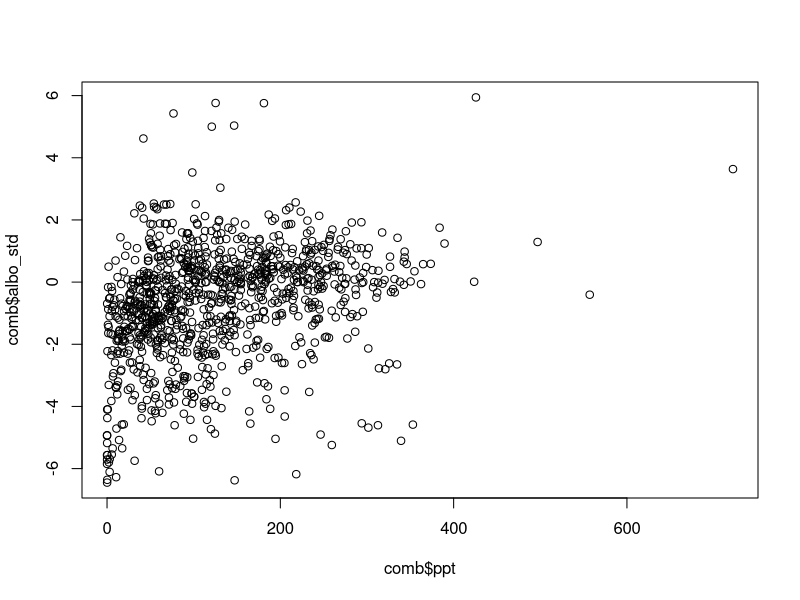
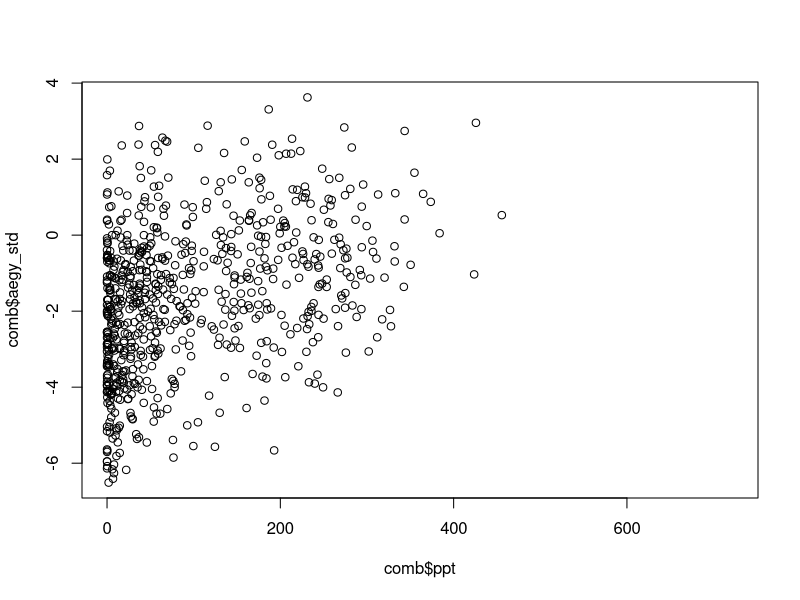
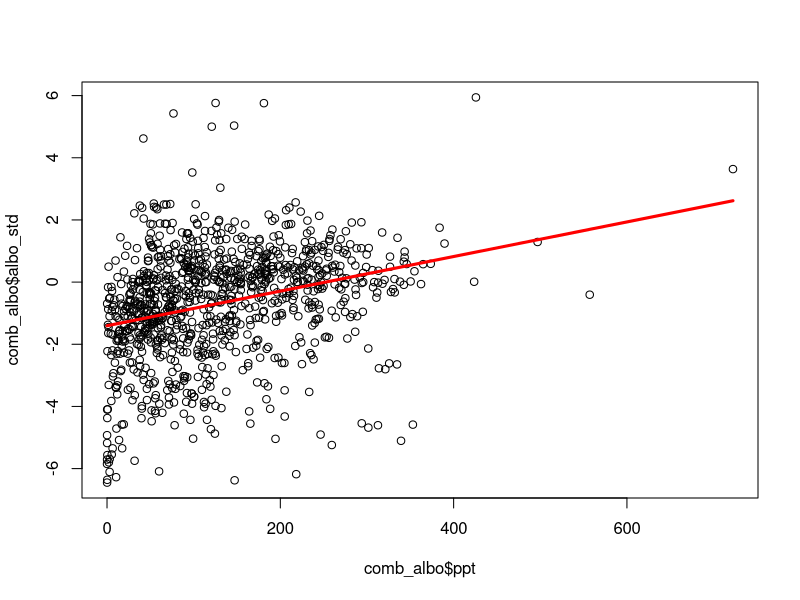
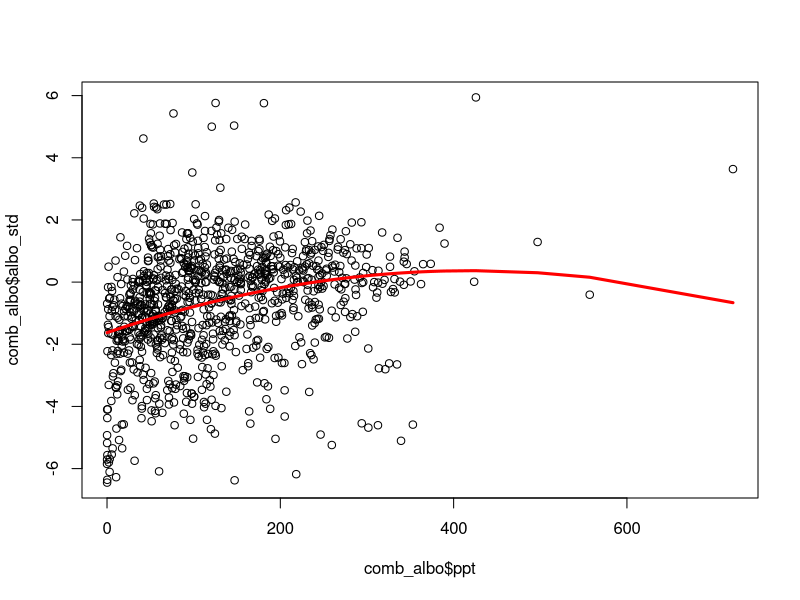
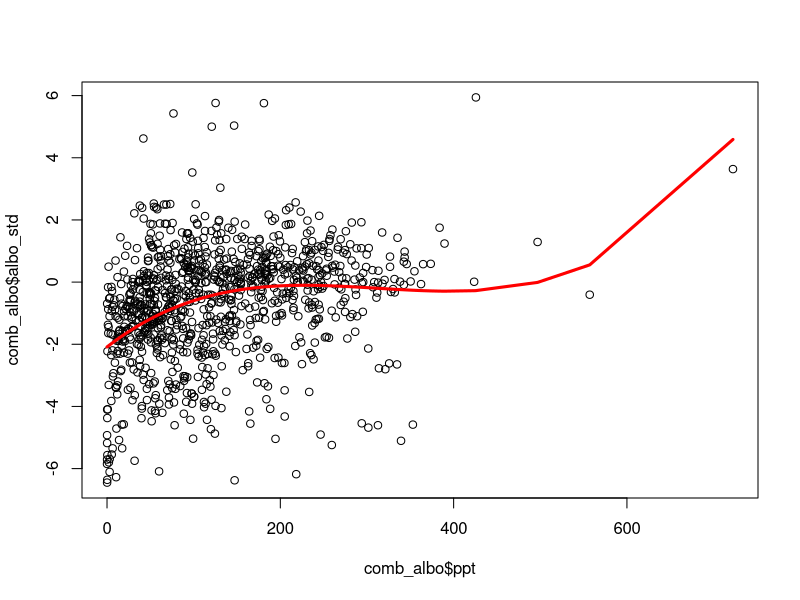
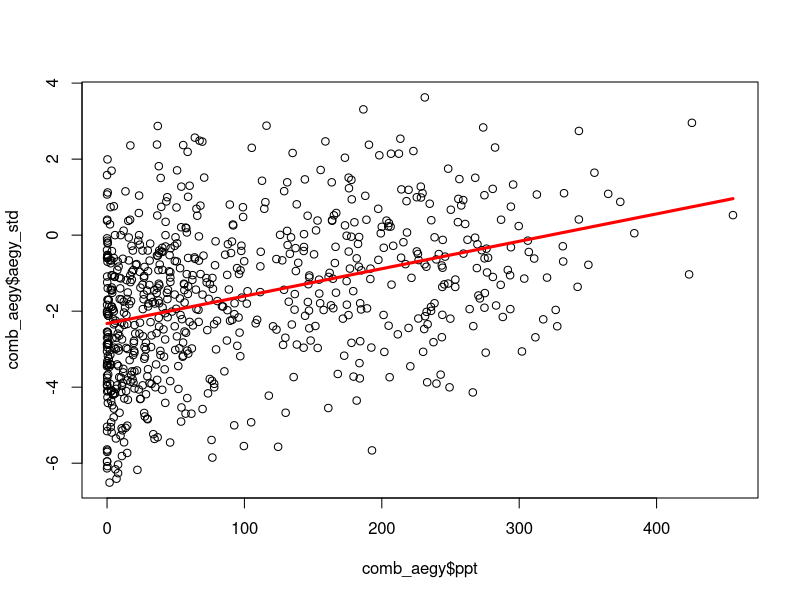
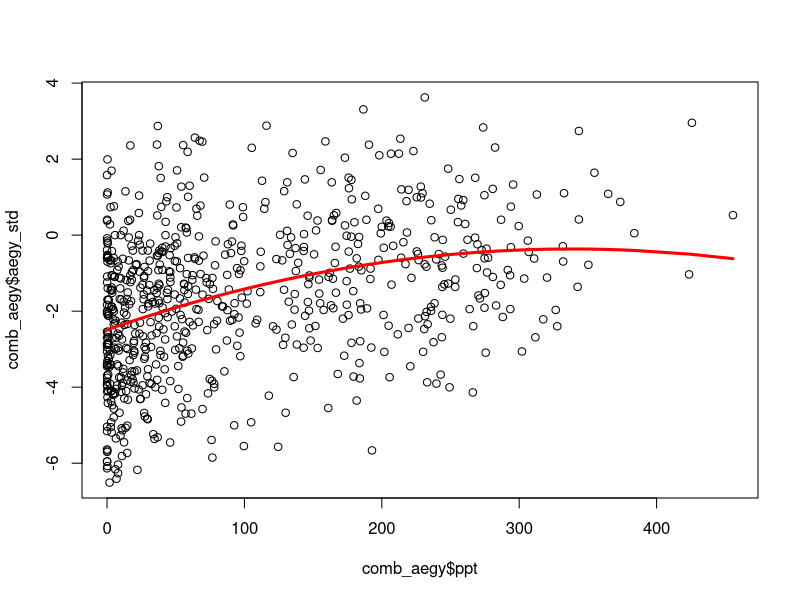
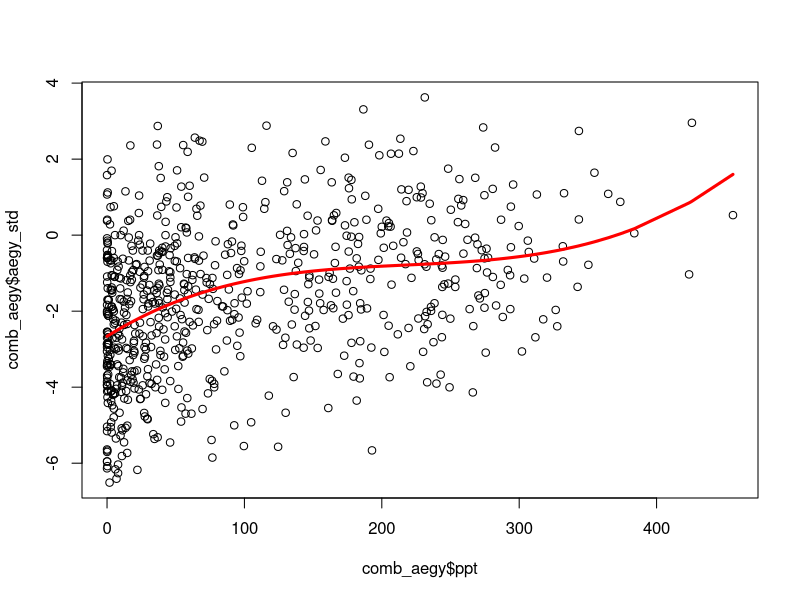

Generate these figures, in order, with R: (Note: this script raises an error after producing the figures.)


setwd("C:/Users/James/Desktop/mathbio")



# import count data
comb          <- read.csv("data/comb.csv")


comb <- subset(comb, trap_type == "CO2")

# drop columns and rename rows
comb <- comb[-c(8,9,10,14,15)]
rownames(comb) <- 1:nrow(comb)

# reorder
comb_points <- comb[c(2,4,6,7)]

# drop dublicates
which(duplicated(comb_points))
comb[ which(duplicated(comb_points)),   ]
comb <- comb[complete.cases(comb),]



# import climate data
counties_clim <- read.csv("data/counties_clim.csv")


# match climate to count
combGEOID <- comb$GEOID
combyear  <- comb$year
combmonth <- comb$month

climGEOID <- counties_clim$GEOID
climyear  <- counties_clim$year
climmonth <- counties_clim$month

combppt   <- c()
combtmean <- c()

climppt   <- counties_clim$ppt
climtmean <- counties_clim$tmean

for(i in 1:nrow(comb)){
  for(j in 1:nrow(counties_clim)){
    
    if(combGEOID[i] == climGEOID[j] &
       combyear[i]  == climyear[j] &
       combmonth[i] == climmonth[j]){
      
      combppt[i]   <- climppt[j]
      combtmean[i] <- climtmean[j]
    }
  }
} # 11:44 11:46  453    #11:52 done


comb$ppt <- combppt
comb$tmean <- combtmean

#____________________________________________________________

comb$albo_std <- log((comb$num_albopictus_collected/comb$num_trap_nights))
comb$aegy_std <- log((comb$num_aegypti_collected/comb$num_trap_nights))

# remove inf values for each species
comb_albo <- comb[!is.infinite(comb$albo_std),]
comb_aegy <- comb[!is.infinite(comb$aegy_std),]

# remove 0 precip, causes trouble later with logs
comb_albo <- comb_albo[ comb_albo$ppt != 0,]
comb_aegy <- comb_aegy[ comb_aegy$ppt != 0,]

plot(comb$ppt, comb$albo_std)
plot(comb$ppt, comb$aegy_std)
#___________________________________________________________
#       polynomial 

plot(comb_albo$ppt, comb_albo$albo_std)
albo_p1 <- lm(  comb_albo$albo_std ~ poly(comb_albo$ppt, 1)  )
test <- data.frame(x = comb_albo$ppt, y = predict(albo_p1))
test <- test[order(test$x),]
lines( test$x, test$y, col = "red", lwd = 3, type = "l")

plot(comb_albo$ppt, comb_albo$albo_std)
albo_p2 <- lm(  comb_albo$albo_std ~ poly(comb_albo$ppt, 2)  )
test <- data.frame(x = comb_albo$ppt, y = predict(albo_p2))
test <- test[order(test$x),]
lines( test$x, test$y, col = "red", lwd = 3, type = "l")

plot(comb_albo$ppt, comb_albo$albo_std)
albo_p3 <- lm(  comb_albo$albo_std ~ poly(comb_albo$ppt, 3)  )
test <- data.frame(x = comb_albo$ppt, y = predict(albo_p3))
test <- test[order(test$x),]
lines( test$x, test$y, col = "red", lwd = 3, type = "l")

#----------------------------------------------------------


plot(comb_aegy$ppt, comb_aegy$aegy_std)
aegy_p1 <- lm(  comb_aegy$aegy_std ~ poly(comb_aegy$ppt, 1)  )
test <- data.frame(x = comb_aegy$ppt, y = predict(aegy_p1))
test <- test[order(test$x),]
lines( test$x, test$y, col = "red", lwd = 3, type = "l")

plot(comb_aegy$ppt, comb_aegy$aegy_std)
aegy_p2 <- lm(  comb_aegy$aegy_std ~ poly(comb_aegy$ppt, 2)  )
test <- data.frame(x = comb_aegy$ppt, y = predict(aegy_p2))
test <- test[order(test$x),]
lines( test$x, test$y, col = "red", lwd = 3, type = "l")

plot(comb_aegy$ppt, comb_aegy$aegy_std)
aegy_p3 <- lm(  comb_aegy$aegy_std ~ poly(comb_aegy$ppt, 3)  )
test <- data.frame(x = comb_aegy$ppt, y = predict(aegy_p3))
test <- test[order(test$x),]
lines( test$x, test$y, col = "red", lwd = 3, type = "l")

#___________________________________________________________
#                LOESS

plot(comb_albo$ppt, comb_albo$albo_std)
albo_lw1 <- loess(comb_albo$albo_std ~ comb_albo$ppt, 
              degree = 1, 
              control=loess.control(surface = "direct"))
albo_test <- data.frame(x = comb_albo$ppt, y = predict(albo_lw1))
albo_test <- albo_test[order(albo_test$x),]
lines( albo_test$x, albo_test$y, col = "red", lwd = 3 )

library(gamm4)
plot(comb_albo$ppt, comb_albo$albo_std)
albo_g1 <- gamm4(albo_std ~ s(X) + ppt, data = comb_albo)
albo_testg <- data.frame(x = comb_albo$ppt, y = predict(albo_g1$gam))
albo_testg <- albo_testg[order(albo_testg$x),]
lines( albo_testg$x, albo_testg$y, col = "red", lwd = 3 )


plot(comb_albo$ppt, comb_albo$albo_std)
albo_lw2 <- loess(comb_albo$albo_std ~ comb_albo$ppt, 
                  degree = 2, 
                  control=loess.control(surface = "direct"))
test <- data.frame(x = comb_albo$ppt, y = predict(albo_lw2))
test <- test[order(test$x),]
lines( test$x, test$y, col = "red", lwd = 3 )

#-----------------------------------------------------------

plot(comb_aegy$ppt, comb_aegy$aegy_std)
aegy_lw1 <- loess(comb_aegy$aegy_std ~ comb_aegy$ppt, 
                  degree = 1, 
                  control=loess.control(surface = "direct"))
aegy_test <- data.frame(x = comb_aegy$ppt, y = predict(aegy_lw1))
aegy_test <- aegy_test[order(aegy_test$x),]
lines( aegy_test$x, aegy_test$y, col = "red", lwd = 3 )

plot(comb_aegy$ppt, comb_aegy$aegy_std)
aegy_lw2 <- loess(comb_aegy$aegy_std ~ comb_aegy$ppt, 
                  degree = 2, 
                  control=loess.control(surface = "direct"))
test <- data.frame(x = comb_aegy$ppt, y = predict(aegy_lw2))
test <- test[order(test$x),]
lines( test$x, test$y, col = "red", lwd = 3 )


#____________________________________________________________
library(minpack.lm)

fit1 <- function(x, A, V, alpha){
  A - V*exp(-alpha*x)
}

plot(comb_albo$ppt, comb_albo$albo_std)
# guess
lines(1:1000, fit1(A = 1, V = 2, alpha = .01, x = 1:1000), lwd = 3, col = "blue")
# fit
albo_fit1 <- nls(albo_std ~ fit1(x = ppt, A, V, alpha), 
                 comb_albo,
                 list( A = 1, V = 2, alpha = 0.01  ))
# plot
lines(1:1000, predict(albo_fit1, data.frame(ppt = 1:1000) ), 
      col = "red", lwd = 3)


plot(comb_aegy$ppt, comb_aegy$aegy_std)
lines(1:1000, fit1(A = 1, V = 2, alpha = .01, x = 1:1000), lwd = 3, col = "blue")
aegy_fit1 <- nls(aegy_std ~ fit1(x = ppt, A, V, alpha), 
                 comb_aegy,
                 list( A = 1, V = 2, alpha = 0.01  ))
lines(1:1000, predict(aegy_fit1, data.frame(ppt = 1:1000) ), 
      col = "red", lwd = 3)

#------------------------------------------------------------------------

fit2 <- function(x, A, B, C){
  A*log(B*x)-C
}

plot(comb_albo$ppt, comb_albo$albo_std)
lines( albo_test$x, albo_test$y, col = "green", lwd = 3 )
lines(1:1000, fit2(x = 1:1000, A = .5, B = .1, C = 1.5), lwd = 3, col = "blue")
albo_fit2 <- nls(albo_std ~ fit2(x = ppt, A, B, C), 
                 comb_albo,
                 start = list( A = .5, B = .1, C = 1.5 ))
lines(1:1000, predict(albo_fit2, data.frame(ppt = 1:1000) ), 
      col = "red", lwd = 3)

plot(comb_aegy$ppt, comb_aegy$aegy_std)
lines(1:1000, fit2(x = 1:1000, A = .7, B = .4, C = 3.5), lwd = 2.5, col = "blue")
aegy_fit2 <- nlsLM(aegy_std ~ fit2(x = ppt, A, B, C), 
                 comb_aegy,
                 start = list( A = .7, B = .4, C = 3.5 ))
lines(1:1000, predict(albo_fit2, data.frame(ppt = 1:1000) ), 
      col = "red", lwd = 3)


#------------------------------------------------------------------------

fit3 <- function(x,A,B,C,D){
 ( (A*x +B)/(C*x + D) ) + 1.5##
 }


plot(comb_albo$ppt, comb_albo$albo_std)
lines( albo_test$x, albo_test$y, col = "green", lwd = 3 )
lines(1:1000, fit3(x = 1:1000, A = 1, B = 2000, C = -4, D = -500), 
           lwd = 3, col = "blue")
albo_fit3 <- nls(albo_std ~ fit3(x = ppt, A, B, C, D), 
                 comb_albo,
                 start = list( A = 1, B = 2000, C = -4, D = -500))
lines(1:1000, predict(albo_fit3, data.frame(ppt = 1:1000) ), 
      col = "red", lwd = 3)

plot(comb_aegy$ppt, comb_aegy$aegy_std)
lines( aegy_test$x, aegy_test$y, col = "green", lwd = 3 )
lines(1:1000, fit3(x = 1:1000, A = 1, B = 2000, C = -4, D = -500), 
      lwd = 3, col = "blue")
aegy_fit3 <- nls(aegy_std ~ fit3(x = ppt, A, B, C, D), 
                 comb_aegy,
                 start = list( A = 1, B = 2000, C = -4, D = -500))
lines(1:1000, predict(aegy_fit3, data.frame(ppt = 1:1000) ), 
      col = "red", lwd = 3)


#------------------------------------------------------------------------

fit4 <- function(x,A,B,C){
    A*x^2 + B*x + C
}

plot(comb_albo$ppt, comb_albo$albo_std)
lines( albo_test$x, albo_test$y, col = "green", lwd = 3 )
lines(1:1000, fit4(x = 1:1000, A = .00001, B = 0.00000001, C = -2), 
      lwd = 3, col = "blue")

albo_fit4 <- nls(albo_std ~ fit4(x = ppt, A, B, C), 
                 comb_albo,
                 start = list( A = .00001, B = 0.00000001, C = -2))
lines(1:1000, predict(albo_fit4, data.frame(ppt = 1:1000) ), 
      col = "red", lwd = 3)


plot(comb_aegy$ppt, comb_aegy$aegy_std)
lines( aegy_test$x, aegy_test$y, col = "green", lwd = 3 )
lines(1:1000, fit4(x = 1:1000, A = -.00001, B = .0111, C = -2.3), 
      lwd = 3, col = "blue")
aegy_fit4 <- nls(aegy_std ~ fit4(x = ppt, A, B, C), 
                 comb_aegy,
                 start = list( A = -.00001, B = .0111, C = -2.3))
lines(1:1000, predict(aegy_fit4, data.frame(ppt = 1:1000) ), 
      col = "red", lwd = 3)

#------------------------------------------------------------------------

fit5 <- function(x,A,B,C,D){
  A*x^3 + B*x^2 + C*x + D
}

plot(comb_albo$ppt, comb_albo$albo_std)
lines( albo_test$x, albo_test$y, col = "green", lwd = 3 )
lines(1:1000, fit5(x = 1:1000, 
          A = -0.000000001, B = 0.0001, C =  0.00000001, D = -2), 
      lwd = 3, col = "blue")
albo_fit5 <- nls(albo_std ~ fit5(x = ppt, A, B, C, D), 
                 comb_albo,
      start = list( A = -0.000000001, B = 0.0001, C =  0.00000001, D = -2))
lines(1:1000, predict(albo_fit5, data.frame(ppt = 1:1000) ), 
      col = "red", lwd = 3)


plot(comb_aegy$ppt, comb_aegy$aegy_std)
lines( aegy_test$x, aegy_test$y, col = "green", lwd = 3 )
lines(1:1000, fit5(x = 1:1000, 
                   A = -0.000000001, B = 0.0001, C =  0.00000001, D = -2), 
      lwd = 3, col = "blue")
aegy_fit5 <- nls(aegy_std ~ fit5(x = ppt, A, B, C, D), 
                 comb_aegy,
        start = list( A = -0.000000001, B = 0.0001, C =  0.00000001, D = -2))
lines(1:1000, predict(aegy_fit5, data.frame(ppt = 1:1000) ), 
      col = "red", lwd = 3)

#__________________________________________________________________________


min(c(
  mean(residuals(albo_p1)^2),  # 2.923646
  mean(residuals(albo_p2)^2),  # 2.898563 
  mean(residuals(albo_p3)^2),  # 2.827292
  mean(residuals(albo_lw1)^2), # 2.840793
  mean(residuals(albo_lw2)^2), # 2.778192 <<<
  mean(residuals(albo_fit1)^2),# 2.799782
  mean(residuals(albo_fit4)^2),# 2.898563
  mean(residuals(albo_fit5)^2) # 2.827292 
))

     
min(c(
  AIC(albo_p1),  # 3932.351
  AIC(albo_p2),  # 3925.701
  AIC(albo_p3),  # 3902.705
  AIC(albo_fit1),# 3890.888 <<<
  AIC(albo_fit4),# 3925.701
  AIC(albo_fit5) # 3902.705 
))

plot(comb_albo$ppt, comb_albo$albo_std)
lines(1:1000, predict(albo_fit1, data.frame(ppt = 1:1000) ), 
      col = "red", lwd = 3)



min(c(
  mean(residuals(aegy_p1)^2),  # 3.21283
  mean(residuals(aegy_p2)^2),  # 3.180717 
  mean(residuals(aegy_p3)^2),  # 3.147691
  mean(residuals(aegy_lw1)^2), # 3.159866
  mean(residuals(aegy_lw2)^2), # 3.146016 <<<
  mean(residuals(aegy_fit1)^2),# 3.160864
  mean(residuals(aegy_fit4)^2),# 3.180717
  mean(residuals(aegy_fit5)^2) # 3.147691 
))

min(c(
  AIC(aegy_p1),  # 2857.581
  AIC(aegy_p2),  # 2852.428 
  AIC(aegy_p3),  # 2846.997
  AIC(aegy_fit1),# 2847.970
  AIC(aegy_fit4),# 32852.428
  AIC(aegy_fit5) # 2846.997 <<<
))

plot(comb_aegy$ppt, comb_aegy$aegy_std)
lines(1:1000, predict(aegy_fit5, data.frame(ppt = 1:1000) ), 
      col = "red", lwd = 3)     
